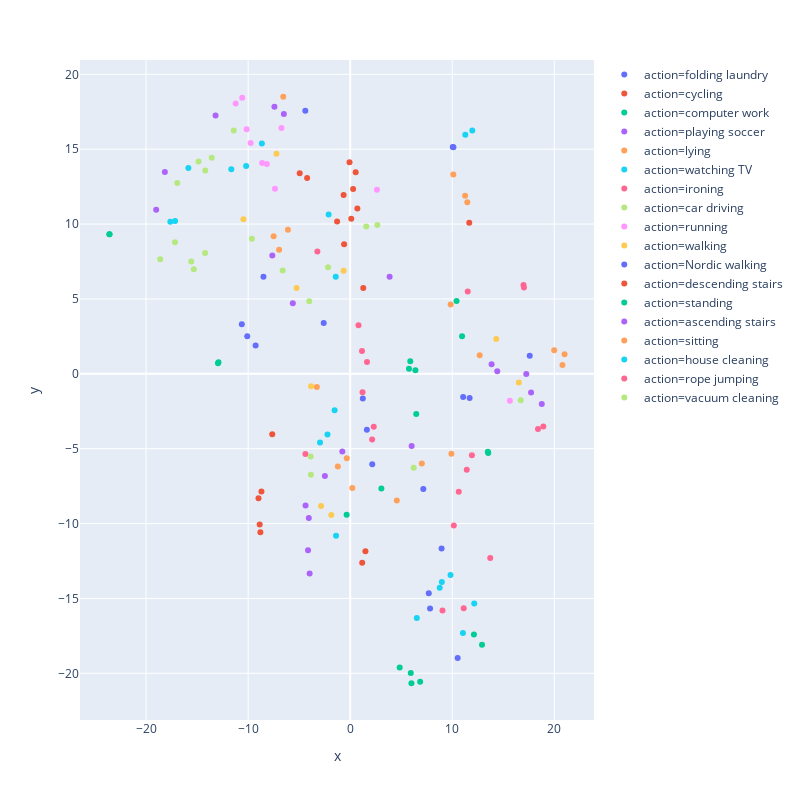

Write notebook code for a chart like this one.
### Code cell
px.scatter(cmp_df, x='x', y='y', color='action', width=800, height=800)

### Figure 1 — Plotly figure (JSON) as saved in the notebook; plotly's stock layout.template omitted (floating-point values rounded to 4 significant figures)
{"data": [{"hoverlabel": {"namelength": 0}, "hovertemplate": "action=folding laundry<br>x=%{x}<br>y=%{y}", "legendgroup": "action=folding laundry", "marker": {"color": "#636efa", "symbol": "circle"}, "mode": "markers", "name": "action=folding laundry", "showlegend": true, "type": "scatter", "x": [1.634, 10.53, 7.827, 10.12, 2.162, 1.239, -2.594, 10.05, 8.957, 7.701], "xaxis": "x", "y": [-3.739, -18.97, -15.67, 15.13, -6.032, -1.653, 3.388, 15.14, -11.67, -14.66], "yaxis": "y"}, {"hoverlabel": {"namelength": 0}, "hovertemplate": "action=cycling<br>x=%{x}<br>y=%{y}", "legendgroup": "action=cycling", "marker": {"color": "#EF553B", "symbol": "circle"}, "mode": "markers", "name": "action=cycling", "showlegend": true, "type": "scatter", "x": [-8.869, -8.983, 1.176, 11.67, -4.947, -4.221, 1.492, -7.637, -8.8, -8.697], "xaxis": "x", "y": [-10.06, -8.308, -12.61, 10.09, 13.4, 13.08, -11.85, -4.038, -10.58, -7.857], "yaxis": "y"}, {"hoverlabel": {"namelength": 0}, "hovertemplate": "action=computer work<br>x=%{x}<br>y=%{y}", "legendgroup": "action=computer work", "marker": {"color": "#00cc96", "symbol": "circle"}, "mode": "markers", "name": "action=computer work", "showlegend": true, "type": "scatter", "x": [-23.59, -12.91, 10.96, 6.392, 10.42, 5.761, 5.888, -12.95, 6.473, -23.59], "xaxis": "x", "y": [9.313, 0.771, 2.502, 0.2308, 4.866, 0.3443, 0.8327, 0.7007, -2.675, 9.317], "yaxis": "y"}, {"hoverlabel": {"namelength": 0}, "hovertemplate": "action=playing soccer<br>x=%{x}<br>y=%{y}", "legendgroup": "action=playing soccer", "marker": {"color": "#ab63fa", "symbol": "circle"}, "mode": "markers", "name": "action=playing soccer", "showlegend": true, "type": "scatter", "x": [14.41, -7.631, -0.7697, 13.86, -5.621, 6.023, 17.72, -7.425, -6.5, -2.479], "xaxis": "x", "y": [0.1634, 7.895, -5.179, 0.6421, 4.705, -4.817, -1.256, 17.83, 17.36, -6.821], "yaxis": "y"}, {"hoverlabel": {"namelength": 0}, "hovertemplate": "action=lying<br>x=%{x}<br>y=%{y}", "legendgroup": "action=lying", "marker": {"color": "#FFA15A", "symbol": "circle"}, "mode": "markers", "name": "action=lying", "showlegend": true, "type": "scatter", "x": [9.917, -7.503, 7.017, 0.2115, 12.69, -1.209, -6.559, -6.965, -3.267, -0.3341], "xaxis": "x", "y": [-5.342, 9.195, -5.988, -7.618, 1.241, -6.186, 18.5, 8.281, -0.8774, -5.632], "yaxis": "y"}, {"hoverlabel": {"namelength": 0}, "hovertemplate": "action=watching TV<br>x=%{x}<br>y=%{y}", "legendgroup": "action=watching TV", "marker": {"color": "#19d3f3", "symbol": "circle"}, "mode": "markers", "name": "action=watching TV", "showlegend": true, "type": "scatter", "x": [11.28, -1.386, 9.832, 6.528, 11.05, 11.96, 8.772, 12.15, -8.654, 8.981], "xaxis": "x", "y": [15.97, -10.82, -13.44, -16.3, -17.31, 16.25, -14.28, -15.33, 15.38, -13.9], "yaxis": "y"}, {"hoverlabel": {"namelength": 0}, "hovertemplate": "action=ironing<br>x=%{x}<br>y=%{y}", "legendgroup": "action=ironing", "marker": {"color": "#FF6692", "symbol": "circle"}, "mode": "markers", "name": "action=ironing", "showlegend": true, "type": "scatter", "x": [2.148, -4.388, 11.93, 11.42, 13.72, 17.03, 1.208, 2.307, 10.64, 16.98], "xaxis": "x", "y": [-4.378, -5.356, -5.444, -6.399, -12.3, 5.768, -1.236, -3.527, -7.868, 5.93], "yaxis": "y"}, {"hoverlabel": {"namelength": 0}, "hovertemplate": "action=car driving<br>x=%{x}<br>y=%{y}", "legendgroup": "action=car driving", "marker": {"color": "#B6E880", "symbol": "circle"}, "mode": "markers", "name": "action=car driving", "showlegend": true, "type": "scatter", "x": [-2.165, -17.16, -14.2, -14.86, -13.57, -6.612, 1.576, -4.012, -14.21, -9.635], "xaxis": "x", "y": [7.124, 8.788, 13.57, 14.17, 14.43, 6.896, 9.839, 4.849, 8.07, 9.023], "yaxis": "y"}, {"hoverlabel": {"namelength": 0}, "hovertemplate": "action=running<br>x=%{x}<br>y=%{y}", "legendgroup": "action=running", "marker": {"color": "#FF97FF", "symbol": "circle"}, "mode": "markers", "name": "action=running", "showlegend": true, "type": "scatter", "x": [2.621, -9.755, -11.23, -7.368, -8.626, -10.58, 15.65, -10.15, -8.164, -6.734], "xaxis": "x", "y": [12.28, 15.42, 18.05, 12.36, 14.07, 18.43, -1.807, 16.33, 14.01, 16.42], "yaxis": "y"}, {"hoverlabel": {"namelength": 0}, "hovertemplate": "action=walking<br>x=%{x}<br>y=%{y}", "legendgroup": "action=walking", "marker": {"color": "#FECB52", "symbol": "circle"}, "mode": "markers", "name": "action=walking", "showlegend": true, "type": "scatter", "x": [-2.853, 14.31, 16.53, -1.849, -10.46, -0.6433, -5.256, -3.834, -7.226], "xaxis": "x", "y": [-8.835, 2.333, -0.5837, -9.428, 10.33, 6.886, 5.733, -0.8272, 14.7], "yaxis": "y"}, {"hoverlabel": {"namelength": 0}, "hovertemplate": "action=Nordic walking<br>x=%{x}<br>y=%{y}", "legendgroup": "action=Nordic walking", "marker": {"color": "#636efa", "symbol": "circle"}, "mode": "markers", "name": "action=Nordic walking", "showlegend": true, "type": "scatter", "x": [-4.398, -10.62, -10.09, -9.267, 7.166, -8.499, 17.59, 11.7, 11.07], "xaxis": "x", "y": [17.57, 3.316, 2.507, 1.894, -7.698, 6.482, 1.199, -1.615, -1.543], "yaxis": "y"}, {"hoverlabel": {"namelength": 0}, "hovertemplate": "action=descending stairs<br>x=%{x}<br>y=%{y}", "legendgroup": "action=descending stairs", "marker": {"color": "#EF553B", "symbol": "circle"}, "mode": "markers", "name": "action=descending stairs", "showlegend": true, "type": "scatter", "x": [-1.282, 1.28, -0.594, -0.6445, 0.5394, -0.06478, 0.1062, 0.7029, 0.2868], "xaxis": "x", "y": [10.18, 5.736, 8.646, 11.94, 13.45, 14.13, 10.35, 11.04, 12.34], "yaxis": "y"}, {"hoverlabel": {"namelength": 0}, "hovertemplate": "action=standing<br>x=%{x}<br>y=%{y}", "legendgroup": "action=standing", "marker": {"color": "#00cc96", "symbol": "circle"}, "mode": "markers", "name": "action=standing", "showlegend": true, "type": "scatter", "x": [-0.3492, 12.92, 13.53, 5.937, 6.001, 13.49, 12.13, 6.855, 3.055, 4.85], "xaxis": "x", "y": [-9.407, -18.09, -5.281, -19.97, -20.66, -5.201, -17.41, -20.56, -7.652, -19.62], "yaxis": "y"}, {"hoverlabel": {"namelength": 0}, "hovertemplate": "action=ascending stairs<br>x=%{x}<br>y=%{y}", "legendgroup": "action=ascending stairs", "marker": {"color": "#ab63fa", "symbol": "circle"}, "mode": "markers", "name": "action=ascending stairs", "showlegend": true, "type": "scatter", "x": [18.77, -4.132, -4.373, -19.01, -3.973, -18.16, -13.19, 17.25, -4.056, 3.862], "xaxis": "x", "y": [-2.023, -11.78, -8.788, 10.95, -13.33, 13.47, 17.25, -0.01579, -9.632, 6.489], "yaxis": "y"}, {"hoverlabel": {"namelength": 0}, "hovertemplate": "action=sitting<br>x=%{x}<br>y=%{y}", "legendgroup": "action=sitting", "marker": {"color": "#FFA15A", "symbol": "circle"}, "mode": "markers", "name": "action=sitting", "showlegend": true, "type": "scatter", "x": [10.11, 21.01, 11.48, 19.99, 20.8, -6.1, 4.57, 9.845, 11.26], "xaxis": "x", "y": [13.32, 1.311, 11.46, 1.57, 0.585, 9.624, -8.454, 4.626, 11.88], "yaxis": "y"}, {"hoverlabel": {"namelength": 0}, "hovertemplate": "action=house cleaning<br>x=%{x}<br>y=%{y}", "legendgroup": "action=house cleaning", "marker": {"color": "#19d3f3", "symbol": "circle"}, "mode": "markers", "name": "action=house cleaning", "showlegend": true, "type": "scatter", "x": [-1.527, -2.225, -1.417, -2.113, -15.85, -10.2, -17.16, -11.65, -2.955, -17.62], "xaxis": "x", "y": [-2.44, -4.045, 6.482, 10.64, 13.74, 13.88, 10.21, 13.66, -4.58, 10.15], "yaxis": "y"}, {"hoverlabel": {"namelength": 0}, "hovertemplate": "action=rope jumping<br>x=%{x}<br>y=%{y}", "legendgroup": "action=rope jumping", "marker": {"color": "#FF6692", "symbol": "circle"}, "mode": "markers", "name": "action=rope jumping", "showlegend": true, "type": "scatter", "x": [11.52, 18.4, 0.8136, 9.047, 11.12, 18.92, 1.156, 1.647, 10.15, -3.216], "xaxis": "x", "y": [5.504, -3.679, 3.237, -15.8, -15.65, -3.513, 1.528, 0.785, -10.13, 8.174], "yaxis": "y"}, {"hoverlabel": {"namelength": 0}, "hovertemplate": "action=vacuum cleaning<br>x=%{x}<br>y=%{y}", "legendgroup": "action=vacuum cleaning", "marker": {"color": "#B6E880", "symbol": "circle"}, "mode": "markers", "name": "action=vacuum cleaning", "showlegend": true, "type": "scatter", "x": [2.663, -11.41, -18.62, -3.866, 6.221, -3.85, -15.57, 16.71, -16.94, -15.32], "xaxis": "x", "y": [9.943, 16.25, 7.651, -5.516, -6.272, -6.736, 7.502, -1.765, 12.75, 6.985], "yaxis": "y"}], "layout": {"height": 800, "legend": {"tracegroupgap": 0}, "margin": {"t": 60}, "width": 800, "xaxis": {"anchor": "y", "domain": [0, 1], "title": {"text": "x"}}, "yaxis": {"anchor": "x", "domain": [0, 1], "title": {"text": "y"}}}}
